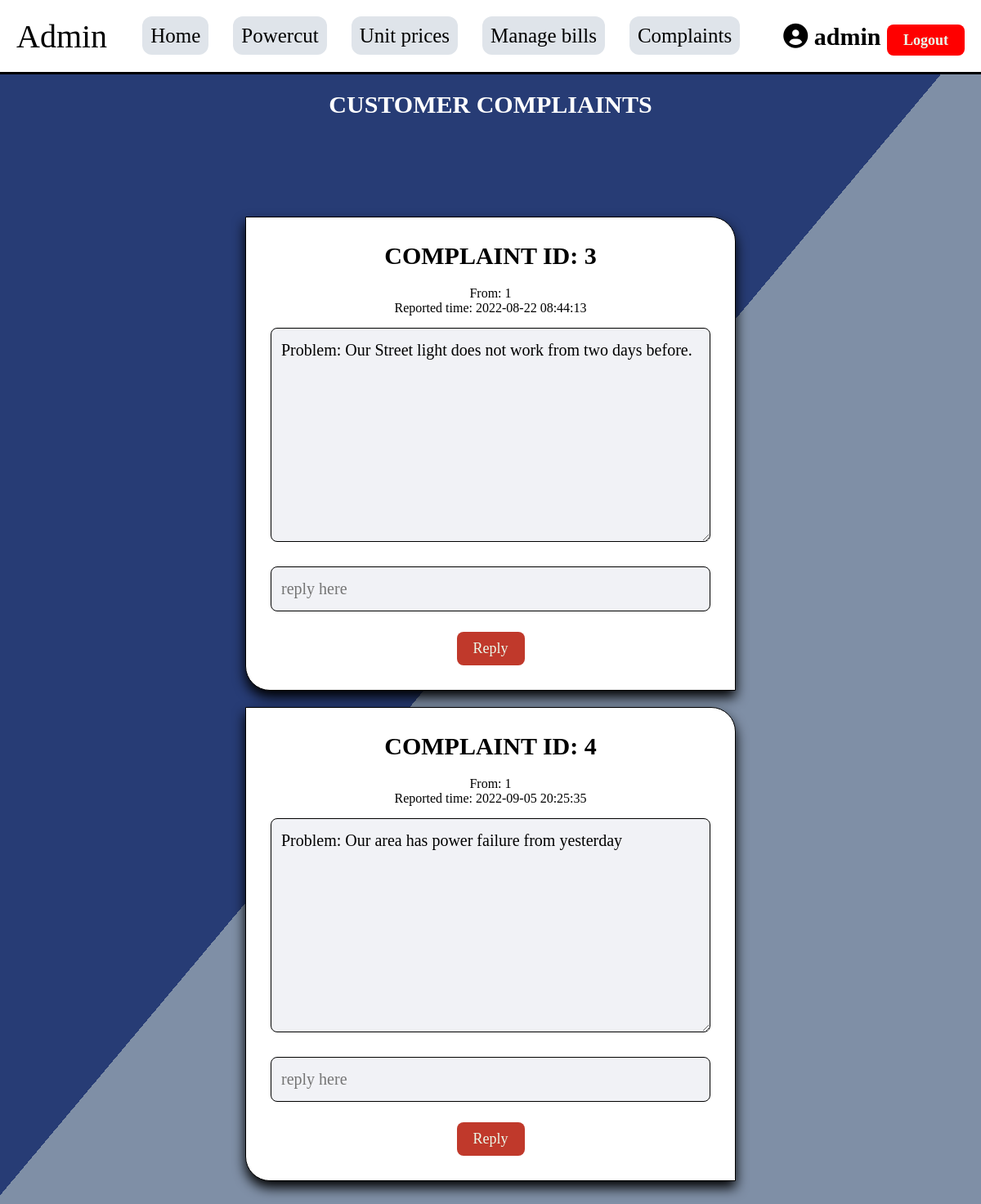
Page /admin/manage_complaints.php (signed in) on the committed database.
### tables this page shows
CREATE TABLE IF NOT EXISTS `complaints` (
  `com_id` int NOT NULL AUTO_INCREMENT,
  `user_id` int NOT NULL,
  `problem` varchar(500) NOT NULL,
  `reply` varchar(500) DEFAULT NULL,
  `time` datetime NOT NULL DEFAULT CURRENT_TIMESTAMP,
  PRIMARY KEY (`com_id`)
);

### admin/manage_complaints.php (the view, shortened to what this page needs)
<?php
include '../connection.php';
?>
<!DOCTYPE html>
<html lang="en">
<head>
   <link rel="stylesheet" href="https://cdnjs.cloudflare.com/ajax/libs/font-awesome/6.0.0/css/all.min.css">
</head>
<body>
<?php include 'admin_header.php'; ?>
<h1 class="title">Customer Compliaints</h1>
<section class="add-schedule">
    <?php
        $com_query=mysqli_query($conn,"SELECT * FROM `complaints` WHERE reply IS Null; ");
        if(mysqli_num_rows($com_query)>0){
            while($fetch_com=mysqli_fetch_assoc($com_query)){
                ?>
                <div class="box">
                <form action="" method="post" >
                    <h3>Complaint id: <?php echo $fetch_com['com_id'] ;?></h3>
                    <p>From: <?php echo $fetch_com['user_id'] ;?></p>
                    <p>Reported time: <?php echo $fetch_com['time'] ;?></p>
                    <textarea name="problem" class="box"  cols="30" rows="10" readonly>Problem: <?php echo $fetch_com['problem']; ?></textarea>
                    <input type="text" name="reply" class="box" placeholder="reply here">
                    <input type="submit" value="Reply" name="send" class="btn">
                </form>
                </div>
                <?php
            }
        }else{
            echo "No new Complaints reported.";
        }
    ?>
</section>
</body>
</html>

### css/admin_style2.css (style rules this page uses)
* { font-family: 'Basley'; margin:0; padding:0; box-sizing: border-box; outline: none; border:none; text-decoration: none; transition:all .2s linear; }
body { background: linear-gradient(130deg, #273c75 50%, #7f8fa6 50%); }
section { padding:30px 25px; }
.title { text-align: center; margin:20px; text-transform: uppercase; color:#000000; font-size: 30px; padding-bottom: 50px; }
.btn, .option-btn, .delete-btn, .white-btn { display: inline-block; margin-top: 10px; padding:10px 20px; cursor: pointer; color:#ebfaeb; font-size: 18px; border-radius: 8px; text-transform: capitalize; }
.white-btn, .btn { background-color: #c0392b; }
.add-schedule form { background-color: #ffffff; border-radius:0 30px; padding:30px; text-align: center; box-shadow: 0 8px 15px #000000; border:1px solid #000000; max-width: 600px; margin:20px auto; }
.add-schedule form h3 { font-size: 30px; text-transform: uppercase; color:#000000; margin-bottom: 20px; }
.add-schedule form .box { width: 100%; background-color: #f1f2f6; border-radius: 8px; margin:15px 0; padding:15px 12px; color:#000000; font-size: 20px; border:1px solid #000000; }
h1 { color:#ffffff; }
.title { color:#ffffff; }

### rows in the picture
complaints: com_id "3", user "1", time "2022-08-22 08:44:13", problem "Problem: Our Street light does not work from two days before."
complaints: com_id "4", user "1", time "2022-09-05 20:25:35", problem "Problem: Our area has power failure from yesterday"

### other values in the picture
$_SESSION['admin_name'] "admin"
